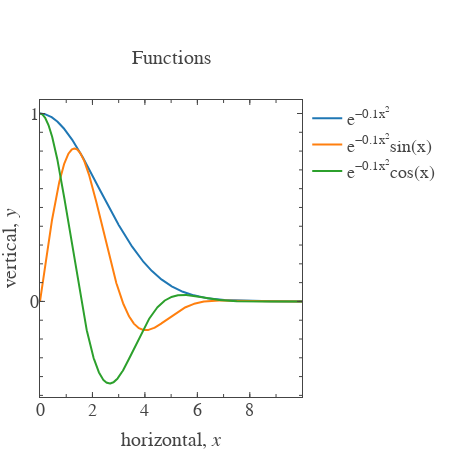

Notebook code cell kept with this figure:
### Code cell
plt.show(scatter_list)

### Figure 1 — Plotly figure (JSON) as saved in the notebook; plotly's stock layout.template omitted (floating-point values rounded to 4 significant figures; data arrays with more than 128 entries replaced by an {"elided": "..."} marker saying what was removed)
{"data": [{"name": "e<sup>−0.1x<sup>2</sup></sup>", "type": "scatter", "uid": "39d7d33b-a2b1-4b0b-b7f6-d72c1a0f675c", "x": {"elided": "1000 float values"}, "y": {"elided": "1000 float values"}}, {"name": "e<sup>−0.1x<sup>2</sup></sup>sin(x)", "type": "scatter", "uid": "479d8bf8-a5e7-4cb6-ad58-17b61332d8ec", "x": {"elided": "1000 float values"}, "y": {"elided": "1000 float values"}}, {"name": "e<sup>−0.1x<sup>2</sup></sup>cos(x)", "type": "scatter", "uid": "b12fb749-93fb-41cd-a995-c9c79a7ab78c", "x": {"elided": "1000 float values"}, "y": {"elided": "1000 float values"}}, {"type": "scatter", "uid": "0e0693bd-7154-4b03-8b42-db93f7e4a2a2", "visible": false, "xaxis": "x101", "yaxis": "y101"}, {"type": "scatter", "uid": "5b5be7ea-78d9-4ceb-8749-3bd2ddb42e85", "visible": false, "xaxis": "x201", "yaxis": "y201"}], "layout": {"annotations": [{"font": {"family": "Arial", "size": 20}, "name": "title", "showarrow": false, "text": "Functions", "x": 0.5, "xanchor": "center", "xref": "paper", "y": 1, "yanchor": "bottom", "yref": "paper", "yshift": 30}], "font": {"family": "Arial", "size": 18}, "height": 450, "margin": {"b": 10, "l": 10, "r": 10}, "titlefont": {"family": "Arial", "size": 20}, "width": 450, "xaxis": {"automargin": true, "dtick": 2, "hoverformat": ".f", "range": [0, 9.99], "showgrid": false, "showline": false, "showticklabels": true, "ticklen": 5, "ticks": "inside", "title": "horizontal, <i>x</i>", "titlefont": {"family": "Arial", "size": 20}, "zeroline": false}, "xaxis101": {"anchor": "y", "automargin": true, "dtick": 2, "overlaying": "x", "range": [0, 9.99], "scaleanchor": "x", "showgrid": false, "showline": false, "showticklabels": false, "side": "top", "ticklen": 5, "ticks": "inside", "zeroline": false}, "xaxis201": {"anchor": "y", "automargin": true, "dtick": 1, "mirror": "ticks", "overlaying": "x", "range": [0, 9.99], "scaleanchor": "x", "showgrid": false, "showline": true, "showticklabels": false, "ticklen": 3, "ticks": "inside", "zeroline": false}, "yaxis": {"automargin": true, "dtick": 1, "hoverformat": ".f", "range": [-0.5086, 1.072], "showgrid": false, "showline": false, "showticklabels": true, "ticklen": 5, "ticks": "inside", "title": "vertical, <i>y</i>", "titlefont": {"family": "Arial", "size": 20}, "zeroline": false}, "yaxis101": {"anchor": "x", "automargin": true, "dtick": 1, "overlaying": "y", "range": [-0.5086, 1.072], "scaleanchor": "y", "showgrid": false, "showline": false, "showticklabels": false, "side": "right", "ticklen": 5, "ticks": "inside", "zeroline": false}, "yaxis201": {"anchor": "x", "automargin": true, "dtick": 0.1, "mirror": "ticks", "overlaying": "y", "range": [-0.5086, 1.072], "scaleanchor": "y", "showgrid": false, "showline": true, "showticklabels": false, "ticklen": 3, "ticks": "inside", "zeroline": false}}}
